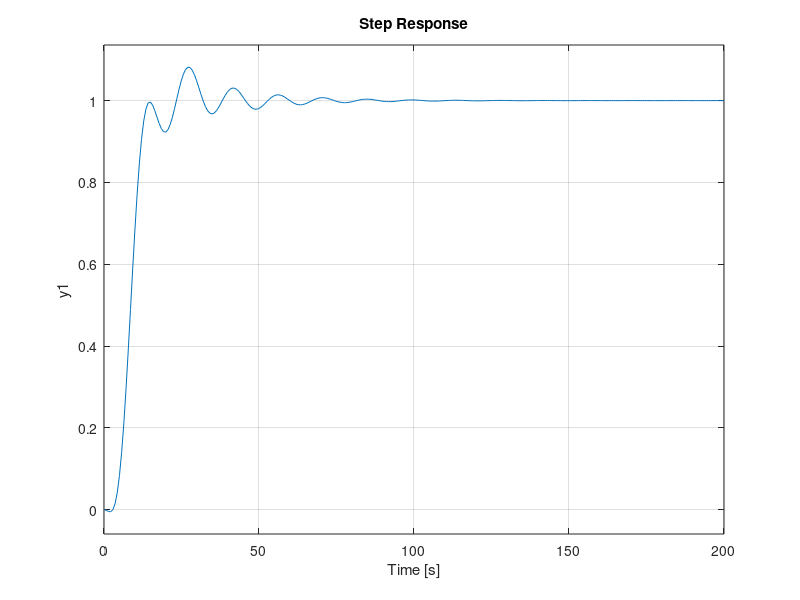

Write the MATLAB code that produced this figure. (Note: this script raises an error after producing the figure.)
clc
clear
close all

A = [0 0 1 0; 0 0 0 1; -1/11 1/11 -0.1/11 0.1/11; 1/11 -1/11 0.1/11 -0.1/11];
B = [0; 0; 12/143; -1/143];
C = [0 1 0 0];
D = 0;
Q = C'*C;
R = 1;
[K,S,P] = lqr(A,B,Q,R);
[num, den] = ss2tf(A-B*K, B, C, D);
sys = tf(num, den);
damp(sys)
[wn, zeta, poles] = damp(sys);
Ts = (-log(0.02))/(zeta(1)*wn(1))
figure(1)
hold on
step(sys)
stepinfo(sys)
plot([0, 100], [1.02, 1.02], '--r', 'LineWidth', 1.5);
plot([0, 100], [0.98, 0.98], '--r', 'LineWidth', 1.5);
%% 
figure(2)
R = 1e-24;
[K,S,P] = lqr(A,B,Q,R);
[num, den] = ss2tf(A-B*K, B, C, D);
sys = tf(num, den);
step(sys)
stepinfo(sys)